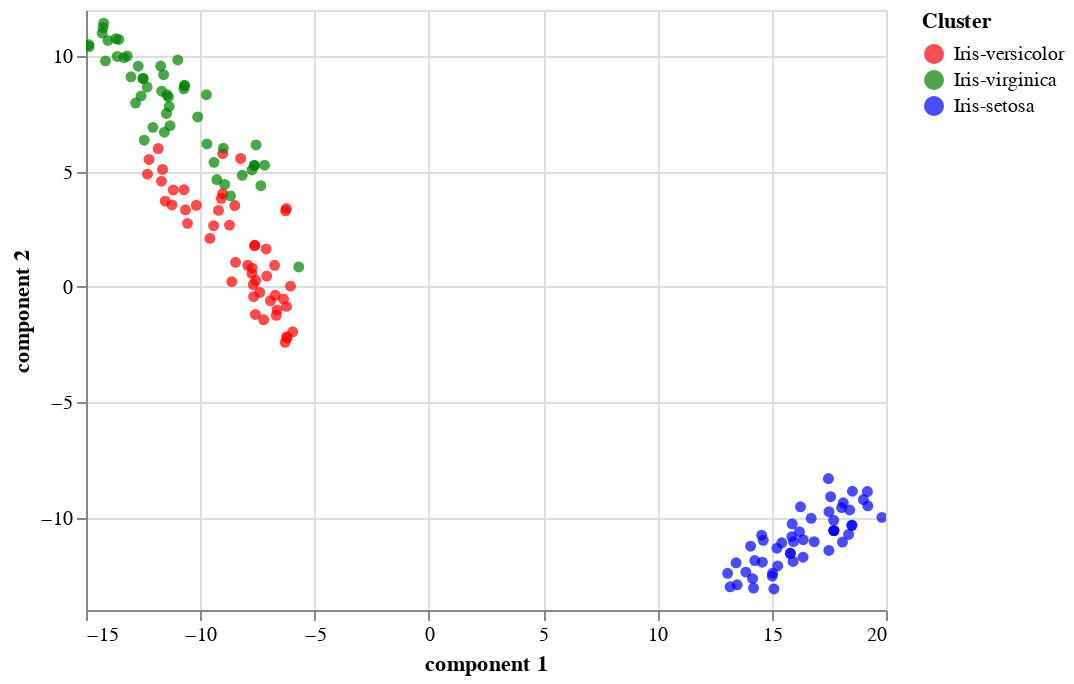

This figure's notebook cell:
### Code cell
# t-SNE on iris dataset

df = pd.read_csv("iris.csv") 
df
initial_list = df.to_numpy()

selected_columns = df[df.columns[0:3]]

new_df = selected_columns.copy()

list = new_df.to_numpy()

list_embedded = TSNE(n_components=2, learning_rate='auto',
                   init='random').fit_transform(list)

a= pd.DataFrame(data = list_embedded
             , columns = ['component 1', 'component 2'])
 
embedded_df = a.reset_index().merge(df.reset_index(), left_index=True, right_index=True, how='left')

Label_for_color = ['Iris-versicolor','Iris-virginica','Iris-setosa']
color_for_label = ['red', 'green','blue']

alt.Chart(embedded_df).mark_point(filled=True).encode(
           x = 'component 1',
           y = 'component 2',
           color=alt.Color('Cluster', scale=alt.
                    Scale(domain=Label_for_color, range=color_for_label)),
           tooltip = [
               alt.Tooltip('Cluster')
              ]).interactive()

### Figure 1 — Vega-Lite specification as saved in the notebook (floating-point values rounded to 4 significant figures; data arrays with more than 128 entries replaced by an {"elided": "..."} marker saying what was removed)
{"config": {"view": {"continuousWidth": 400, "continuousHeight": 300}}, "data": {"name": "data-74d400fe4d857079f6db9b53066d3721"}, "mark": {"type": "point", "filled": true}, "encoding": {"color": {"field": "Cluster", "scale": {"domain": ["Iris-versicolor", "Iris-virginica", "Iris-setosa"], "range": ["red", "green", "blue"]}, "type": "nominal"}, "tooltip": [{"field": "Cluster", "type": "nominal"}], "x": {"field": "component 1", "type": "quantitative"}, "y": {"field": "component 2", "type": "quantitative"}}, "selection": {"selector002": {"type": "interval", "bind": "scales", "encodings": ["x", "y"]}}, "$schema": "https://vega.github.io/schema/vega-lite/v4.17.0.json", "datasets": {"data-74d400fe4d857079f6db9b53066d3721": {"elided": "150 records"}}}
